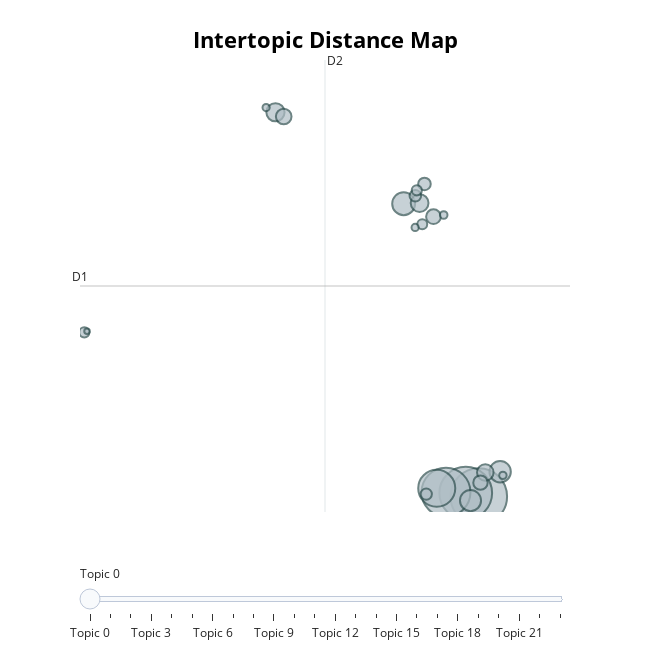

Notebook cell for this chart:
### Markdown cell above
Visualización

### Code cell
model.visualize_topics()

### Figure 1 — Plotly figure (JSON) as saved in the notebook; plotly's stock layout.template omitted (floating-point values rounded to 4 significant figures)
{"data": [{"customdata": [[0, "vitamina | déficit | vitamínico | tradiciones | alimento", 1050], [1, "alimento | producir | tradiciones | producción | pueblo", 912], [2, "fruta | fruto | pueblo | si | puede", 785], [3, "adela | debería | priorizar | pueblo | alimento", 450], [4, "indígena | indígenas | comunidad | proyecto | pueblos", 172], [5, "salud | importante | personas | tradiciones | población", 150], [6, "agua | escasez | hídrica | tradiciones | si", 146], [7, "tradiciones | tiempo | vida | bien | resguardar", 109], [8, "acuerdo | llegar | respetar | pueblo | tradiciones", 104], [9, "niños | ancianos | salud | importante | tradiciones", 90], [10, "identitarias | tradiciones | identidad | resguardar | pueblos", 80], [11, "proyecto | considerar | acuerdo | si | llevar", 71], [12, "niños | ancianos | alimento | salud | producir", 68], [13, "postura | mantengo | misma | no | mitad", 52], [14, "ambas | partes | acuerdo | llegar | dos", 44], [15, "chile | relleno | chilena | población | originarios", 42], [16, "opinion | misma | grupo | mantiene | opinión", 34], [17, "mayor | personas | pueblo | acuerdo | llegar", 34], [18, "innovación | si | bien | respetar | avance", 32], [19, "startup | producción | aún | consenso | producto", 19], [20, "objeto | medicamento | fundadas | apela | supersticiosos", 18], [21, "ciencia | desarrollo | humano | camino | tecnológicamente", 17], [22, "creencias | religiosas | avance | bloquear | perjudicarlos", 17], [23, "ademas | excepcion | fortalezas | entregue | tendra", 10]], "hovertemplate": "<b>Topic %{customdata[0]}</b><br>%{customdata[1]}<br>Size: %{customdata[2]}", "legendgroup": "", "marker": {"color": "#B0BEC5", "line": {"color": "DarkSlateGrey", "width": 2}, "size": [1050, 912, 785, 450, 172, 150, 146, 109, 104, 90, 80, 71, 68, 52, 44, 42, 34, 34, 32, 19, 18, 17, 17, 10], "sizemode": "area", "sizeref": 0.6562, "symbol": "circle"}, "mode": "markers", "name": "", "orientation": "v", "showlegend": false, "type": "scatter", "x": [11.08, 10.74, 10.22, 9.979, 9.113, 11.64, 10.86, 5.757, 9.531, 11.25, 5.973, 9.894, 11.12, 9.658, 9.419, 9.705, 9.458, 0.7521, 9.6, 10.16, 11.71, 9.414, 5.512, 0.8231], "xaxis": "x", "y": [-3.782, -3.604, -3.557, -3.352, 11.63, -2.479, -4.0, 16.45, 11.66, -2.52, 16.22, 10.95, -3.054, 12.67, 12.05, -3.658, 12.33, 4.859, 10.55, 11.04, -2.67, 10.38, 16.69, 4.917], "yaxis": "y"}], "layout": {"annotations": [{"showarrow": false, "text": "D1", "x": 0.6393, "y": 7.298, "yshift": 10}, {"showarrow": false, "text": "D2", "x": 7.054, "xshift": 10, "y": 19.2}], "height": 650, "hoverlabel": {"bgcolor": "white", "font": {"family": "Rockwell", "size": 16}}, "legend": {"itemsizing": "constant", "tracegroupgap": 0}, "margin": {"t": 60}, "shapes": [{"line": {"color": "#CFD8DC", "width": 2}, "type": "line", "x0": 7.054, "x1": 7.054, "y0": -4.6, "y1": 19.2}, {"line": {"color": "#9E9E9E", "width": 2}, "type": "line", "x0": 0.6393, "x1": 13.47, "y0": 7.298, "y1": 7.298}], "sliders": [{"active": 0, "pad": {"t": 50}, "steps": [{"args": [{"marker.color": [["red", "#B0BEC5", "#B0BEC5", "#B0BEC5", "#B0BEC5", "#B0BEC5", "#B0BEC5", "#B0BEC5", "#B0BEC5", "#B0BEC5", "#B0BEC5", "#B0BEC5", "#B0BEC5", "#B0BEC5", "#B0BEC5", "#B0BEC5", "#B0BEC5", "#B0BEC5", "#B0BEC5", "#B0BEC5", "#B0BEC5", "#B0BEC5", "#B0BEC5", "#B0BEC5"]]}], "label": "Topic 0", "method": "update"}, {"args": [{"marker.color": [["#B0BEC5", "red", "#B0BEC5", "#B0BEC5", "#B0BEC5", "#B0BEC5", "#B0BEC5", "#B0BEC5", "#B0BEC5", "#B0BEC5", "#B0BEC5", "#B0BEC5", "#B0BEC5", "#B0BEC5", "#B0BEC5", "#B0BEC5", "#B0BEC5", "#B0BEC5", "#B0BEC5", "#B0BEC5", "#B0BEC5", "#B0BEC5", "#B0BEC5", "#B0BEC5"]]}], "label": "Topic 1", "method": "update"}, {"args": [{"marker.color": [["#B0BEC5", "#B0BEC5", "red", "#B0BEC5", "#B0BEC5", "#B0BEC5", "#B0BEC5", "#B0BEC5", "#B0BEC5", "#B0BEC5", "#B0BEC5", "#B0BEC5", "#B0BEC5", "#B0BEC5", "#B0BEC5", "#B0BEC5", "#B0BEC5", "#B0BEC5", "#B0BEC5", "#B0BEC5", "#B0BEC5", "#B0BEC5", "#B0BEC5", "#B0BEC5"]]}], "label": "Topic 2", "method": "update"}, {"args": [{"marker.color": [["#B0BEC5", "#B0BEC5", "#B0BEC5", "red", "#B0BEC5", "#B0BEC5", "#B0BEC5", "#B0BEC5", "#B0BEC5", "#B0BEC5", "#B0BEC5", "#B0BEC5", "#B0BEC5", "#B0BEC5", "#B0BEC5", "#B0BEC5", "#B0BEC5", "#B0BEC5", "#B0BEC5", "#B0BEC5", "#B0BEC5", "#B0BEC5", "#B0BEC5", "#B0BEC5"]]}], "label": "Topic 3", "method": "update"}, {"args": [{"marker.color": [["#B0BEC5", "#B0BEC5", "#B0BEC5", "#B0BEC5", "red", "#B0BEC5", "#B0BEC5", "#B0BEC5", "#B0BEC5", "#B0BEC5", "#B0BEC5", "#B0BEC5", "#B0BEC5", "#B0BEC5", "#B0BEC5", "#B0BEC5", "#B0BEC5", "#B0BEC5", "#B0BEC5", "#B0BEC5", "#B0BEC5", "#B0BEC5", "#B0BEC5", "#B0BEC5"]]}], "label": "Topic 4", "method": "update"}, {"args": [{"marker.color": [["#B0BEC5", "#B0BEC5", "#B0BEC5", "#B0BEC5", "#B0BEC5", "red", "#B0BEC5", "#B0BEC5", "#B0BEC5", "#B0BEC5", "#B0BEC5", "#B0BEC5", "#B0BEC5", "#B0BEC5", "#B0BEC5", "#B0BEC5", "#B0BEC5", "#B0BEC5", "#B0BEC5", "#B0BEC5", "#B0BEC5", "#B0BEC5", "#B0BEC5", "#B0BEC5"]]}], "label": "Topic 5", "method": "update"}, {"args": [{"marker.color": [["#B0BEC5", "#B0BEC5", "#B0BEC5", "#B0BEC5", "#B0BEC5", "#B0BEC5", "red", "#B0BEC5", "#B0BEC5", "#B0BEC5", "#B0BEC5", "#B0BEC5", "#B0BEC5", "#B0BEC5", "#B0BEC5", "#B0BEC5", "#B0BEC5", "#B0BEC5", "#B0BEC5", "#B0BEC5", "#B0BEC5", "#B0BEC5", "#B0BEC5", "#B0BEC5"]]}], "label": "Topic 6", "method": "update"}, {"args": [{"marker.color": [["#B0BEC5", "#B0BEC5", "#B0BEC5", "#B0BEC5", "#B0BEC5", "#B0BEC5", "#B0BEC5", "red", "#B0BEC5", "#B0BEC5", "#B0BEC5", "#B0BEC5", "#B0BEC5", "#B0BEC5", "#B0BEC5", "#B0BEC5", "#B0BEC5", "#B0BEC5", "#B0BEC5", "#B0BEC5", "#B0BEC5", "#B0BEC5", "#B0BEC5", "#B0BEC5"]]}], "label": "Topic 7", "method": "update"}, {"args": [{"marker.color": [["#B0BEC5", "#B0BEC5", "#B0BEC5", "#B0BEC5", "#B0BEC5", "#B0BEC5", "#B0BEC5", "#B0BEC5", "red", "#B0BEC5", "#B0BEC5", "#B0BEC5", "#B0BEC5", "#B0BEC5", "#B0BEC5", "#B0BEC5", "#B0BEC5", "#B0BEC5", "#B0BEC5", "#B0BEC5", "#B0BEC5", "#B0BEC5", "#B0BEC5", "#B0BEC5"]]}], "label": "Topic 8", "method": "update"}, {"args": [{"marker.color": [["#B0BEC5", "#B0BEC5", "#B0BEC5", "#B0BEC5", "#B0BEC5", "#B0BEC5", "#B0BEC5", "#B0BEC5", "#B0BEC5", "red", "#B0BEC5", "#B0BEC5", "#B0BEC5", "#B0BEC5", "#B0BEC5", "#B0BEC5", "#B0BEC5", "#B0BEC5", "#B0BEC5", "#B0BEC5", "#B0BEC5", "#B0BEC5", "#B0BEC5", "#B0BEC5"]]}], "label": "Topic 9", "method": "update"}, {"args": [{"marker.color": [["#B0BEC5", "#B0BEC5", "#B0BEC5", "#B0BEC5", "#B0BEC5", "#B0BEC5", "#B0BEC5", "#B0BEC5", "#B0BEC5", "#B0BEC5", "red", "#B0BEC5", "#B0BEC5", "#B0BEC5", "#B0BEC5", "#B0BEC5", "#B0BEC5", "#B0BEC5", "#B0BEC5", "#B0BEC5", "#B0BEC5", "#B0BEC5", "#B0BEC5", "#B0BEC5"]]}], "label": "Topic 10", "method": "update"}, {"args": [{"marker.color": [["#B0BEC5", "#B0BEC5", "#B0BEC5", "#B0BEC5", "#B0BEC5", "#B0BEC5", "#B0BEC5", "#B0BEC5", "#B0BEC5", "#B0BEC5", "#B0BEC5", "red", "#B0BEC5", "#B0BEC5", "#B0BEC5", "#B0BEC5", "#B0BEC5", "#B0BEC5", "#B0BEC5", "#B0BEC5", "#B0BEC5", "#B0BEC5", "#B0BEC5", "#B0BEC5"]]}], "label": "Topic 11", "method": "update"}, {"args": [{"marker.color": [["#B0BEC5", "#B0BEC5", "#B0BEC5", "#B0BEC5", "#B0BEC5", "#B0BEC5", "#B0BEC5", "#B0BEC5", "#B0BEC5", "#B0BEC5", "#B0BEC5", "#B0BEC5", "red", "#B0BEC5", "#B0BEC5", "#B0BEC5", "#B0BEC5", "#B0BEC5", "#B0BEC5", "#B0BEC5", "#B0BEC5", "#B0BEC5", "#B0BEC5", "#B0BEC5"]]}], "label": "Topic 12", "method": "update"}, {"args": [{"marker.color": [["#B0BEC5", "#B0BEC5", "#B0BEC5", "#B0BEC5", "#B0BEC5", "#B0BEC5", "#B0BEC5", "#B0BEC5", "#B0BEC5", "#B0BEC5", "#B0BEC5", "#B0BEC5", "#B0BEC5", "red", "#B0BEC5", "#B0BEC5", "#B0BEC5", "#B0BEC5", "#B0BEC5", "#B0BEC5", "#B0BEC5", "#B0BEC5", "#B0BEC5", "#B0BEC5"]]}], "label": "Topic 13", "method": "update"}, {"args": [{"marker.color": [["#B0BEC5", "#B0BEC5", "#B0BEC5", "#B0BEC5", "#B0BEC5", "#B0BEC5", "#B0BEC5", "#B0BEC5", "#B0BEC5", "#B0BEC5", "#B0BEC5", "#B0BEC5", "#B0BEC5", "#B0BEC5", "red", "#B0BEC5", "#B0BEC5", "#B0BEC5", "#B0BEC5", "#B0BEC5", "#B0BEC5", "#B0BEC5", "#B0BEC5", "#B0BEC5"]]}], "label": "Topic 14", "method": "update"}, {"args": [{"marker.color": [["#B0BEC5", "#B0BEC5", "#B0BEC5", "#B0BEC5", "#B0BEC5", "#B0BEC5", "#B0BEC5", "#B0BEC5", "#B0BEC5", "#B0BEC5", "#B0BEC5", "#B0BEC5", "#B0BEC5", "#B0BEC5", "#B0BEC5", "red", "#B0BEC5", "#B0BEC5", "#B0BEC5", "#B0BEC5", "#B0BEC5", "#B0BEC5", "#B0BEC5", "#B0BEC5"]]}], "label": "Topic 15", "method": "update"}, {"args": [{"marker.color": [["#B0BEC5", "#B0BEC5", "#B0BEC5", "#B0BEC5", "#B0BEC5", "#B0BEC5", "#B0BEC5", "#B0BEC5", "#B0BEC5", "#B0BEC5", "#B0BEC5", "#B0BEC5", "#B0BEC5", "#B0BEC5", "#B0BEC5", "#B0BEC5", "red", "#B0BEC5", "#B0BEC5", "#B0BEC5", "#B0BEC5", "#B0BEC5", "#B0BEC5", "#B0BEC5"]]}], "label": "Topic 16", "method": "update"}, {"args": [{"marker.color": [["#B0BEC5", "#B0BEC5", "#B0BEC5", "#B0BEC5", "#B0BEC5", "#B0BEC5", "#B0BEC5", "#B0BEC5", "#B0BEC5", "#B0BEC5", "#B0BEC5", "#B0BEC5", "#B0BEC5", "#B0BEC5", "#B0BEC5", "#B0BEC5", "#B0BEC5", "red", "#B0BEC5", "#B0BEC5", "#B0BEC5", "#B0BEC5", "#B0BEC5", "#B0BEC5"]]}], "label": "Topic 17", "method": "update"}, {"args": [{"marker.color": [["#B0BEC5", "#B0BEC5", "#B0BEC5", "#B0BEC5", "#B0BEC5", "#B0BEC5", "#B0BEC5", "#B0BEC5", "#B0BEC5", "#B0BEC5", "#B0BEC5", "#B0BEC5", "#B0BEC5", "#B0BEC5", "#B0BEC5", "#B0BEC5", "#B0BEC5", "#B0BEC5", "red", "#B0BEC5", "#B0BEC5", "#B0BEC5", "#B0BEC5", "#B0BEC5"]]}], "label": "Topic 18", "method": "update"}, {"args": [{"marker.color": [["#B0BEC5", "#B0BEC5", "#B0BEC5", "#B0BEC5", "#B0BEC5", "#B0BEC5", "#B0BEC5", "#B0BEC5", "#B0BEC5", "#B0BEC5", "#B0BEC5", "#B0BEC5", "#B0BEC5", "#B0BEC5", "#B0BEC5", "#B0BEC5", "#B0BEC5", "#B0BEC5", "#B0BEC5", "red", "#B0BEC5", "#B0BEC5", "#B0BEC5", "#B0BEC5"]]}], "label": "Topic 19", "method": "update"}, {"args": [{"marker.color": [["#B0BEC5", "#B0BEC5", "#B0BEC5", "#B0BEC5", "#B0BEC5", "#B0BEC5", "#B0BEC5", "#B0BEC5", "#B0BEC5", "#B0BEC5", "#B0BEC5", "#B0BEC5", "#B0BEC5", "#B0BEC5", "#B0BEC5", "#B0BEC5", "#B0BEC5", "#B0BEC5", "#B0BEC5", "#B0BEC5", "red", "#B0BEC5", "#B0BEC5", "#B0BEC5"]]}], "label": "Topic 20", "method": "update"}, {"args": [{"marker.color": [["#B0BEC5", "#B0BEC5", "#B0BEC5", "#B0BEC5", "#B0BEC5", "#B0BEC5", "#B0BEC5", "#B0BEC5", "#B0BEC5", "#B0BEC5", "#B0BEC5", "#B0BEC5", "#B0BEC5", "#B0BEC5", "#B0BEC5", "#B0BEC5", "#B0BEC5", "#B0BEC5", "#B0BEC5", "#B0BEC5", "#B0BEC5", "red", "#B0BEC5", "#B0BEC5"]]}], "label": "Topic 21", "method": "update"}, {"args": [{"marker.color": [["#B0BEC5", "#B0BEC5", "#B0BEC5", "#B0BEC5", "#B0BEC5", "#B0BEC5", "#B0BEC5", "#B0BEC5", "#B0BEC5", "#B0BEC5", "#B0BEC5", "#B0BEC5", "#B0BEC5", "#B0BEC5", "#B0BEC5", "#B0BEC5", "#B0BEC5", "#B0BEC5", "#B0BEC5", "#B0BEC5", "#B0BEC5", "#B0BEC5", "red", "#B0BEC5"]]}], "label": "Topic 22", "method": "update"}, {"args": [{"marker.color": [["#B0BEC5", "#B0BEC5", "#B0BEC5", "#B0BEC5", "#B0BEC5", "#B0BEC5", "#B0BEC5", "#B0BEC5", "#B0BEC5", "#B0BEC5", "#B0BEC5", "#B0BEC5", "#B0BEC5", "#B0BEC5", "#B0BEC5", "#B0BEC5", "#B0BEC5", "#B0BEC5", "#B0BEC5", "#B0BEC5", "#B0BEC5", "#B0BEC5", "#B0BEC5", "red"]]}], "label": "Topic 23", "method": "update"}]}], "title": {"font": {"color": "Black", "size": 22}, "text": "<b>Intertopic Distance Map</b>", "x": 0.5, "xanchor": "center", "y": 0.95, "yanchor": "top"}, "width": 650, "xaxis": {"anchor": "y", "domain": [0, 1], "range": [0.6393, 13.47], "title": {"text": ""}, "visible": false}, "yaxis": {"anchor": "x", "domain": [0, 1], "range": [-4.6, 19.2], "title": {"text": ""}, "visible": false}}}
